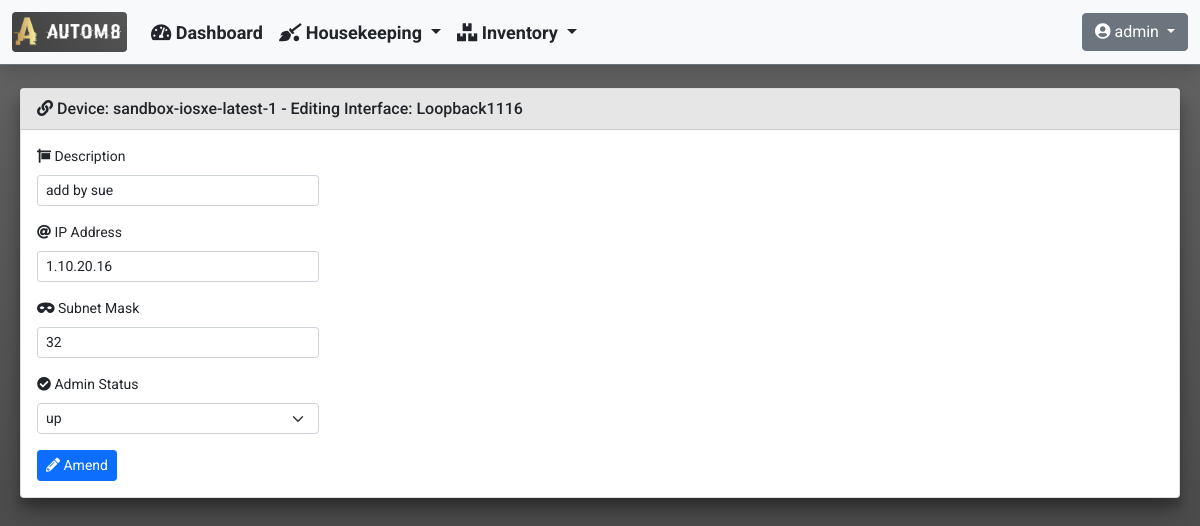
Page /inventory/device_interface_edit/Loopback1116/ (signed in) on the committed database.
### inventory/models.py (models this page shows)
class DeviceInterfaces(models.Model):
    device_id = models.ForeignKey(Device, null=True, on_delete=models.CASCADE)
    name = models.CharField(blank=True, null=True, max_length=255)
    interface_type = models.CharField(blank=True, null=True, max_length=255)
    description = models.CharField(blank=True, null=True, max_length=255)
    ipv4_address = models.GenericIPAddressField(
        blank=True, null=True, max_length=12)
    ipv4_subnet_mask = models.CharField(blank=True, null=True, max_length=12)
    admin_status = models.CharField(blank=True, null=True, max_length=255)
    oper_status = models.CharField(blank=True, null=True, max_length=255)
    phys_address = models.CharField(blank=True, null=True, max_length=255)

### inventory/views.py (the view, shortened to what this page needs)
def device_interface_edit(request, interface_name):
    interface = DeviceInterfaces.objects.get(name=interface_name)
    context = {
        'title': 'Device - Edit Interface',
        'card_header': f'Device: {interface.device_id.hostname} - Editing Interface: {interface.name}'
    }
    if request.method == 'GET':
        form = InterfaceEditForm(instance=interface)
        context['form'] = form
        return render(request, 'inventory/device_interface_edit.html', context)
    return render(request, 'inventory/device_interface_edit.html', context)

### inventory/forms.py
class InterfaceEditForm(forms.ModelForm):
    class Meta:
        model = DeviceInterfaces
        fields = (
            'description',
            'ipv4_address',
            'ipv4_subnet_mask',
            'admin_status'
        )
        labels = {
            'description': mark_safe('<i class="fas fa-sign"></i> Description'),
            'ipv4_address': mark_safe('<i class="fas fa-at"></i> IP Address'),
            'ipv4_subnet_mask': mark_safe('<i class="fas fa-mask"></i> Subnet Mask'),
            'admin_status': mark_safe('<i class="fas fa-check-circle"></i> Admin Status')
        }
        widgets = {
            'description': forms.TextInput(attrs={'class': 'form-control form-control-sm'}),
            'ipv4_address': forms.TextInput(attrs={'class': 'form-control form-control-sm'}),
            'ipv4_subnet_mask': forms.TextInput(attrs={'class': 'form-control form-control-sm'}),
            'admin_status': forms.Select(attrs={'class': 'form-control form-select-sm'}, choices=INTERFACE_STATES)
        }

### templates/inventory/device_interface_edit.html (shortened to what this page needs)
{% extends "base_template/base.html"%}
{% load crispy_forms_tags %}
{% block content %}
<form method="POST">
    <div class="col-md-3">
        {{ form|crispy }}
    </div>
    <button type="submit" class="btn btn-sm btn-primary">
        <i class="fas fa-pencil-alt"></i>
        Amend
    </button>
</form>
{% endblock %}

### templates/navbar/navbar.html (shortened to what this page needs)
{% load static %}
{% if user.is_authenticated %}
<nav class="navbar navbar-expand-md navbar-light bg-light fixed-top border-bottom border-secondary shadow">
  <div class="container-fluid">
    <a class="navbar-brand" href="#">
      <img class="rounded" src="{% static 'images/logos/portal_logo.png' %}" width="115" height="40">
    </a>
    <div class="collapse navbar-collapse" id="navbarCollapse">
      <ul class="navbar-nav me-auto mb-2 mb-md-0">
        <li class="nav-item">
          <a class="nav-link text-dark" href="{% url 'dashboard:dashboard' %}" onclick="spinner_toggle_on()">
            <i class="fas fa-tachometer-alt"></i>
            Dashboard
          </a>
        </li>
        <li class="nav-item dropdown">
          <a class="nav-link dropdown-toggle text-dark" href="#" id="HousekeepingDropdown" role="button" data-bs-toggle="dropdown" aria-expanded="false">
            <i class="fas fa-quidditch"></i>
            Housekeeping
          </a>
        </li>
        <li class="nav-item dropdown">
          <a class="nav-link dropdown-toggle text-dark" href="#" id="InventoryDropdown" role="button" data-bs-toggle="dropdown" aria-expanded="false">
            <i class="fas fa-boxes"></i>
            Inventory
          </a>
        </li>
      </ul>
      <div class="dropdown">
        <a class="btn btn-md btn-secondary dropdown-toggle" href="#" role="button" id="UserProfileDropdown" data-bs-toggle="dropdown" aria-expanded="false">
          <i class="fas fa-user-circle"></i>
          {{ user.username }}
        </a>
      </div>
    </div>
  </div>
</nav>
{% endif %}

### static/css/custom.css (style rules this page uses)
nav { font-family: 'Roboto', sans-serif; font-weight: 700; font-size: 18px; height: 65px; top: 0; }
body { font-family: 'Roboto', sans-serif; font-weight: 400; font-size: 14px; overflow-y: scroll; min-height: 70rem; padding-top: 5rem; height: 100%; background: linear-gradient(to top, #e6e6e6, #4b4b4b, #656565) }

### rows in the picture
DeviceInterfaces: description "add by sue", ipv4_address "1.10.20.16", ipv4_subnet_mask "32", admin_status "up"

### other values in the picture
{{ user.username }} "admin"
{{ card_header }} "Device: sandbox-iosxe-latest-1 - Editing Interface: Loopback1116"
